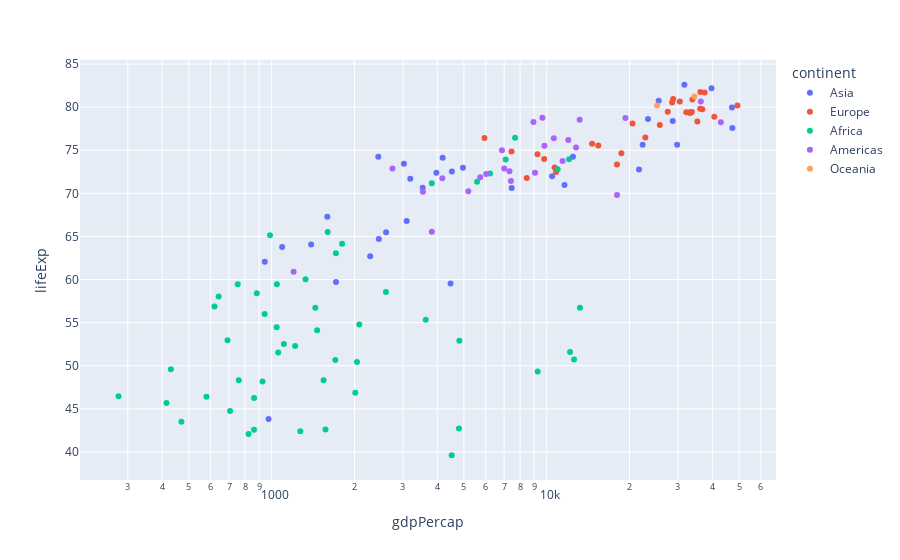

Write notebook code for a chart like this one.
### Markdown cell above
この図では、点がどの国を表しているのか、わからない。ホバー$^\star$で国を確認できるようにしてみよう。

$^\star$ ホバー：マウスポインタをデータに近づけたときの動作のこと

### Code cell
GapMinder2007 = GapMinder.query('year == 2007')

px.scatter (GapMinder2007, x='gdpPercap', y='lifeExp', log_x=True,
            color='continent',
            hover_name='country')

### Figure 1 — Plotly figure (JSON) as saved in the notebook; plotly's stock layout.template omitted (floating-point values rounded to 4 significant figures)
{"data": [{"hovertemplate": "<b>%{hovertext}</b><br><br>continent=Asia<br>gdpPercap=%{x}<br>lifeExp=%{y}<extra></extra>", "hovertext": ["Afghanistan", "Bahrain", "Bangladesh", "Cambodia", "China", "Hong Kong, China", "India", "Indonesia", "Iran", "Iraq", "Israel", "Japan", "Jordan", "Korea, Dem. Rep.", "Korea, Rep.", "Kuwait", "Lebanon", "Malaysia", "Mongolia", "Myanmar", "Nepal", "Oman", "Pakistan", "Philippines", "Saudi Arabia", "Singapore", "Sri Lanka", "Syria", "Taiwan", "Thailand", "Vietnam", "West Bank and Gaza", "Yemen, Rep."], "legendgroup": "Asia", "marker": {"color": "#636efa", "symbol": "circle"}, "mode": "markers", "name": "Asia", "orientation": "v", "showlegend": true, "type": "scatter", "x": [974.6, 29800.0, 1391.0, 1714.0, 4959.0, 39720.0, 2452.0, 3541.0, 11610.0, 4471.0, 25520.0, 31660.0, 4519.0, 1593.0, 23350.0, 47310.0, 10460.0, 12450.0, 3096.0, 944, 1091.0, 22320.0, 2606.0, 3190.0, 21650.0, 47140.0, 3970.0, 4185.0, 28720.0, 7458.0, 2442.0, 3025.0, 2281.0], "xaxis": "x", "y": [43.83, 75.64, 64.06, 59.72, 72.96, 82.21, 64.7, 70.65, 70.96, 59.55, 80.75, 82.6, 72.53, 67.3, 78.62, 77.59, 71.99, 74.24, 66.8, 62.07, 63.78, 75.64, 65.48, 71.69, 72.78, 79.97, 72.4, 74.14, 78.4, 70.62, 74.25, 73.42, 62.7], "yaxis": "y"}, {"hovertemplate": "<b>%{hovertext}</b><br><br>continent=Europe<br>gdpPercap=%{x}<br>lifeExp=%{y}<extra></extra>", "hovertext": ["Albania", "Austria", "Belgium", "Bosnia and Herzegovina", "Bulgaria", "Croatia", "Czech Republic", "Denmark", "Finland", "France", "Germany", "Greece", "Hungary", "Iceland", "Ireland", "Italy", "Montenegro", "Netherlands", "Norway", "Poland", "Portugal", "Romania", "Serbia", "Slovak Republic", "Slovenia", "Spain", "Sweden", "Switzerland", "Turkey", "United Kingdom"], "legendgroup": "Europe", "marker": {"color": "#EF553B", "symbol": "circle"}, "mode": "markers", "name": "Europe", "orientation": "v", "showlegend": true, "type": "scatter", "x": [5937.0, 36130.0, 33690.0, 7446.0, 10680.0, 14620.0, 22830.0, 35280.0, 33210.0, 30470.0, 32170.0, 27540.0, 18010.0, 36180.0, 40680.0, 28570.0, 9254.0, 36800.0, 49360.0, 15390.0, 20510.0, 10810.0, 9787.0, 18680.0, 25770.0, 28820.0, 33860.0, 37510.0, 8458.0, 33200.0], "xaxis": "x", "y": [76.42, 79.83, 79.44, 74.85, 73.0, 75.75, 76.49, 78.33, 79.31, 80.66, 79.41, 79.48, 73.34, 81.76, 78.89, 80.55, 74.54, 79.76, 80.2, 75.56, 78.1, 72.48, 74.0, 74.66, 77.93, 80.94, 80.88, 81.7, 71.78, 79.42], "yaxis": "y"}, {"hovertemplate": "<b>%{hovertext}</b><br><br>continent=Africa<br>gdpPercap=%{x}<br>lifeExp=%{y}<extra></extra>", "hovertext": ["Algeria", "Angola", "Benin", "Botswana", "Burkina Faso", "Burundi", "Cameroon", "Central African Republic", "Chad", "Comoros", "Congo, Dem. Rep.", "Congo, Rep.", "Cote d'Ivoire", "Djibouti", "Egypt", "Equatorial Guinea", "Eritrea", "Ethiopia", "Gabon", "Gambia", "Ghana", "Guinea", "Guinea-Bissau", "Kenya", "Lesotho", "Liberia", "Libya", "Madagascar", "Malawi", "Mali", "Mauritania", "Mauritius", "Morocco", "Mozambique", "Namibia", "Niger", "Nigeria", "Reunion", "Rwanda", "Sao Tome and Principe", "Senegal", "Sierra Leone", "Somalia", "South Africa", "Sudan", "Swaziland", "Tanzania", "Togo", "Tunisia", "Uganda", "Zambia", "Zimbabwe"], "legendgroup": "Africa", "marker": {"color": "#00cc96", "symbol": "circle"}, "mode": "markers", "name": "Africa", "orientation": "v", "showlegend": true, "type": "scatter", "x": [6223.0, 4797.0, 1441.0, 12570.0, 1217.0, 430.1, 2042.0, 706.0, 1704.0, 986.1, 277.6, 3633.0, 1545.0, 2082.0, 5581.0, 12150.0, 641.4, 690.8, 13210.0, 752.7, 1328.0, 942.7, 579.2, 1463.0, 1569.0, 414.5, 12060.0, 1045.0, 759.3, 1043.0, 1803.0, 10960.0, 3820.0, 823.7, 4811.0, 619.7, 2014.0, 7670.0, 863.1, 1598.0, 1712.0, 862.5, 926.1, 9270.0, 2602.0, 4513.0, 1107.0, 883.0, 7093.0, 1056.0, 1271.0, 469.7], "xaxis": "x", "y": [72.3, 42.73, 56.73, 50.73, 52.3, 49.58, 50.43, 44.74, 50.65, 65.15, 46.46, 55.32, 48.33, 54.79, 71.34, 51.58, 58.04, 52.95, 56.73, 59.45, 60.02, 56.01, 46.39, 54.11, 42.59, 45.68, 73.95, 59.44, 48.3, 54.47, 64.16, 72.8, 71.16, 42.08, 52.91, 56.87, 46.86, 76.44, 46.24, 65.53, 63.06, 42.57, 48.16, 49.34, 58.56, 39.61, 52.52, 58.42, 73.92, 51.54, 42.38, 43.49], "yaxis": "y"}, {"hovertemplate": "<b>%{hovertext}</b><br><br>continent=Americas<br>gdpPercap=%{x}<br>lifeExp=%{y}<extra></extra>", "hovertext": ["Argentina", "Bolivia", "Brazil", "Canada", "Chile", "Colombia", "Costa Rica", "Cuba", "Dominican Republic", "Ecuador", "El Salvador", "Guatemala", "Haiti", "Honduras", "Jamaica", "Mexico", "Nicaragua", "Panama", "Paraguay", "Peru", "Puerto Rico", "Trinidad and Tobago", "United States", "Uruguay", "Venezuela"], "legendgroup": "Americas", "marker": {"color": "#ab63fa", "symbol": "circle"}, "mode": "markers", "name": "Americas", "orientation": "v", "showlegend": true, "type": "scatter", "x": [12780.0, 3822.0, 9066.0, 36320.0, 13170.0, 7007.0, 9645.0, 8948.0, 6025.0, 6873.0, 5728.0, 5186.0, 1202.0, 3548.0, 7321.0, 11980.0, 2749.0, 9809.0, 4173.0, 7409.0, 19330.0, 18010.0, 42950.0, 10610.0, 11420.0], "xaxis": "x", "y": [75.32, 65.55, 72.39, 80.65, 78.55, 72.89, 78.78, 78.27, 72.23, 74.99, 71.88, 70.26, 60.92, 70.2, 72.57, 76.19, 72.9, 75.54, 71.75, 71.42, 78.75, 69.82, 78.24, 76.38, 73.75], "yaxis": "y"}, {"hovertemplate": "<b>%{hovertext}</b><br><br>continent=Oceania<br>gdpPercap=%{x}<br>lifeExp=%{y}<extra></extra>", "hovertext": ["Australia", "New Zealand"], "legendgroup": "Oceania", "marker": {"color": "#FFA15A", "symbol": "circle"}, "mode": "markers", "name": "Oceania", "orientation": "v", "showlegend": true, "type": "scatter", "x": [34440.0, 25190.0], "xaxis": "x", "y": [81.23, 80.2], "yaxis": "y"}], "layout": {"autosize": true, "legend": {"title": {"text": "continent"}, "tracegroupgap": 0}, "margin": {"t": 60}, "xaxis": {"anchor": "y", "autorange": true, "domain": [0, 1], "range": [2.298, 4.839], "title": {"text": "gdpPercap"}, "type": "log"}, "yaxis": {"anchor": "x", "autorange": true, "domain": [0, 1], "range": [36.28, 85.93], "title": {"text": "lifeExp"}, "type": "linear"}}}
